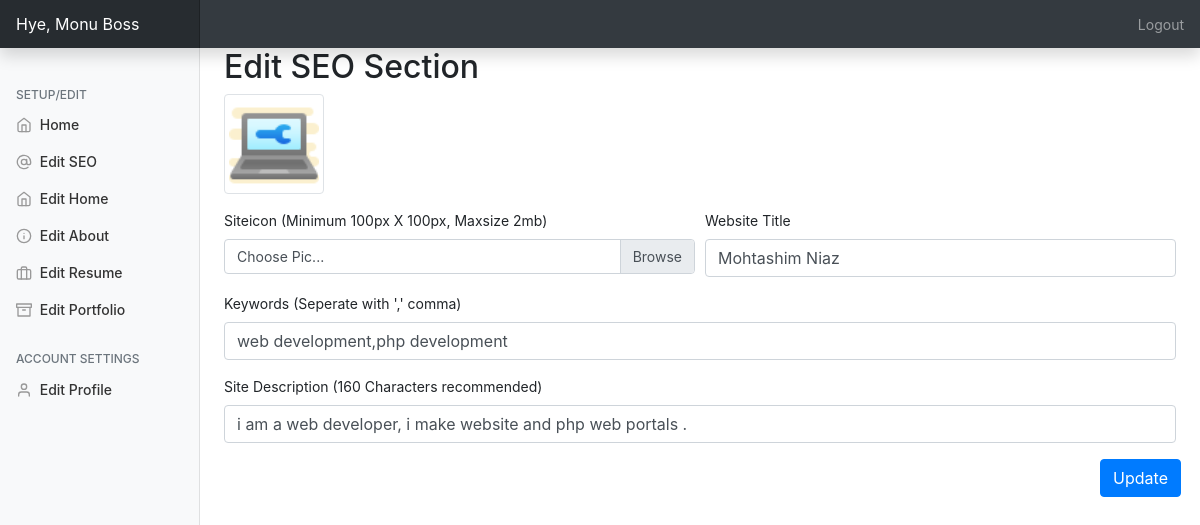
The page /admin/?editseo=true (signed in) on the database its author committed.
### tables this page shows
CREATE TABLE personal_setup (
  id int(11) NOT NULL,
  profilepic varchar(250) NOT NULL,
  profilepicture varchar(250) NOT NULL,
  name varchar(250) NOT NULL,
  twitter varchar(200) NOT NULL,
  facebook varchar(200) NOT NULL,
  instagram varchar(200) NOT NULL,
  skype varchar(200) NOT NULL,
  linkedin varchar(200) NOT NULL,
  github varchar(200) NOT NULL,
  homewallpaper varchar(200) NOT NULL,
  professions varchar(200) NOT NULL,
  location text NOT NULL,
  mobile varchar(200) NOT NULL,
  emailid varchar(200) NOT NULL
);

CREATE TABLE basic_setup (
  id int(11) NOT NULL,
  title varchar(250) NOT NULL,
  description text NOT NULL,
  keyword text NOT NULL,
  icon varchar(250) NOT NULL
);

### admin/php/seo.php (the view, shortened to what this page needs)
<h2>Edit SEO Section</h2>
         <form method="post" action="php/useo.php" enctype="multipart/form-data">
  <div class="form-row">
  <div class="form-group col-md-12">
<img src="../assets/img/<?=$data['icon']?>" class="img-thumbnail ooo">
  </div>
  <div class="form-group col-md-6">
  <label>Siteicon (Minimum 100px X 100px, Maxsize 2mb)</label>
  <div class="custom-file">
    <label class="custom-file-label" for="projectpic">Choose Pic...</label>
  </div></div>
   <div class="form-group col-md-6 mt-auto">
      <label for="name">Website Title</label>
      <input type="name" name="title" value="<?=$data['title']?>" class="form-control" id="name" placeholder="Mohan Goswami">
    </div>
    <div class="form-group col-md-12">
      <label for="email">Keywords (Seperate with ',' comma)</label>
      <input type="text" name="keywords" value="<?=$data['keyword']?>" class="form-control" id="email" placeholder="web developer,php developer,graphic designer,freelancer">
    </div>
    <div class="form-group col-md-12">
      <label for="email">Site Description (160 Characters recommended)</label>
      <input type="text" value="<?=$data['description']?>" name="description" class="form-control" id="email" placeholder="this is portfolio website">
    </div>
    <div class="form-group ml-auto">
        <input type="submit" name="seo" class="btn btn-primary" value="Update">
    </div>
</form>

### admin/css/dashboard.css (style rules this page uses)
body { font-size: .875rem; }

### admin/index.php (style rules this page uses)
.ooo { height: 100px; }

### rows shown on the page
personal_setup: basic_setup.icon (picture), title "Mohtashim Niaz", keywords "web development,php development", description "i am a web developer, i make website and php web portals ."

### other values the page prints
$_SESSION['username'] "Monu Boss"
